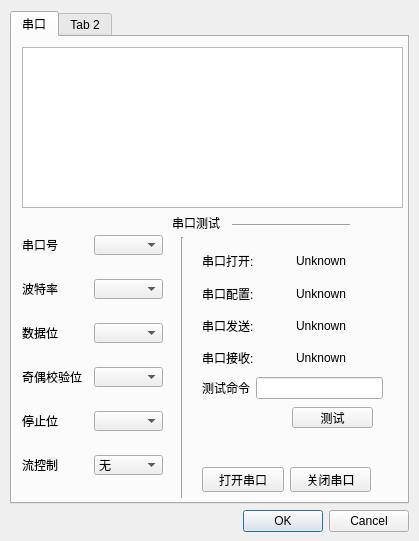
<?xml version="1.0" encoding="UTF-8"?>
<ui version="4.0">
 <class>serial_Dialog</class>
 <widget class="QDialog" name="serial_Dialog">
  <property name="geometry">
   <rect>
    <x>0</x>
    <y>0</y>
    <width>419</width>
    <height>541</height>
   </rect>
  </property>
  <property name="windowTitle">
   <string>Dialog</string>
  </property>
  <widget class="QTabWidget" name="tabWidget">
   <property name="geometry">
    <rect>
     <x>10</x>
     <y>11</y>
     <width>399</width>
     <height>493</height>
    </rect>
   </property>
   <property name="autoFillBackground">
    <bool>false</bool>
   </property>
   <property name="currentIndex">
    <number>0</number>
   </property>
   <widget class="QWidget" name="tabSerial">
    <attribute name="title">
     <string>串口</string>
    </attribute>
    <widget class="QWidget" name="layoutWidget">
     <property name="geometry">
      <rect>
       <x>10</x>
       <y>180</y>
       <width>141</width>
       <height>281</height>
      </rect>
     </property>
     <layout class="QVBoxLayout" name="verticalLayout_2">
      <item>
       <layout class="QHBoxLayout" name="horizontalLayout">
        <item>
         <widget class="QLabel" name="lblPortName">
          <property name="text">
           <string>串口号</string>
          </property>
         </widget>
        </item>
        <item>
         <widget class="QComboBox" name="comboBoxPortName">
          <property name="minimumSize">
           <size>
            <width>69</width>
            <height>20</height>
           </size>
          </property>
          <property name="maximumSize">
           <size>
            <width>69</width>
            <height>20</height>
           </size>
          </property>
         </widget>
        </item>
       </layout>
      </item>
      <item>
       <layout class="QHBoxLayout" name="horizontalLayout_2">
        <item>
         <widget class="QLabel" name="lblBaudRte">
          <property name="text">
           <string>波特率</string>
          </property>
         </widget>
        </item>
        <item>
         <widget class="QComboBox" name="comboBoxBaudRate">
          <property name="minimumSize">
           <size>
            <width>69</width>
            <height>20</height>
           </size>
          </property>
          <property name="maximumSize">
           <size>
            <width>69</width>
            <height>20</height>
           </size>
          </property>
         </widget>
        </item>
       </layout>
      </item>
      <item>
       <layout class="QHBoxLayout" name="horizontalLayout_3">
        <item>
         <widget class="QLabel" name="lblDataBits">
          <property name="text">
           <string>数据位</string>
          </property>
         </widget>
        </item>
        <item>
         <widget class="QComboBox" name="comboBoxDataBits">
          <property name="minimumSize">
           <size>
            <width>69</width>
            <height>20</height>
           </size>
          </property>
          <property name="maximumSize">
           <size>
            <width>69</width>
            <height>20</height>
           </size>
          </property>
         </widget>
        </item>
       </layout>
      </item>
      <item>
       <layout class="QHBoxLayout" name="horizontalLayout_4">
        <item>
         <widget class="QLabel" name="lblParity">
          <property name="text">
           <string>奇偶校验位</string>
          </property>
         </widget>
        </item>
        <item>
         <widget class="QComboBox" name="comboBoxParity">
          <property name="minimumSize">
           <size>
            <width>69</width>
            <height>20</height>
           </size>
          </property>
          <property name="maximumSize">
           <size>
            <width>69</width>
            <height>20</height>
           </size>
          </property>
         </widget>
        </item>
       </layout>
      </item>
      <item>
       <layout class="QHBoxLayout" name="horizontalLayout_5">
        <item>
         <widget class="QLabel" name="lblStopBits">
          <property name="text">
           <string>停止位</string>
          </property>
         </widget>
        </item>
        <item>
         <widget class="QComboBox" name="comboBoxStopBits">
          <property name="minimumSize">
           <size>
            <width>69</width>
            <height>20</height>
           </size>
          </property>
          <property name="maximumSize">
           <size>
            <width>69</width>
            <height>20</height>
           </size>
          </property>
         </widget>
        </item>
       </layout>
      </item>
      <item>
       <layout class="QHBoxLayout" name="horizontalLayout_6">
        <item>
         <widget class="QLabel" name="lblFlowControl">
          <property name="text">
           <string>流控制</string>
          </property>
         </widget>
        </item>
        <item>
         <widget class="QComboBox" name="comboBoxFlowControl">
          <property name="minimumSize">
           <size>
            <width>69</width>
            <height>20</height>
           </size>
          </property>
          <property name="maximumSize">
           <size>
            <width>69</width>
            <height>20</height>
           </size>
          </property>
          <item>
           <property name="text">
            <string>无</string>
           </property>
          </item>
         </widget>
        </item>
       </layout>
      </item>
     </layout>
    </widget>
    <widget class="QPushButton" name="pushButtonTest">
     <property name="geometry">
      <rect>
       <x>280</x>
       <y>370</y>
       <width>81</width>
       <height>21</height>
      </rect>
     </property>
     <property name="text">
      <string>测试</string>
     </property>
    </widget>
    <widget class="Line" name="line">
     <property name="geometry">
      <rect>
       <x>160</x>
       <y>200</y>
       <width>20</width>
       <height>261</height>
      </rect>
     </property>
     <property name="orientation">
      <enum>Qt::Vertical</enum>
     </property>
    </widget>
    <widget class="QLabel" name="label_9">
     <property name="geometry">
      <rect>
       <x>160</x>
       <y>180</y>
       <width>54</width>
       <height>12</height>
      </rect>
     </property>
     <property name="text">
      <string>串口测试</string>
     </property>
    </widget>
    <widget class="Line" name="line_2">
     <property name="geometry">
      <rect>
       <x>220</x>
       <y>180</y>
       <width>118</width>
       <height>16</height>
      </rect>
     </property>
     <property name="orientation">
      <enum>Qt::Horizontal</enum>
     </property>
    </widget>
    <widget class="QTextBrowser" name="textBrowser">
     <property name="geometry">
      <rect>
       <x>10</x>
       <y>10</y>
       <width>381</width>
       <height>161</height>
      </rect>
     </property>
    </widget>
    <widget class="QWidget" name="layoutWidget1">
     <property name="geometry">
      <rect>
       <x>190</x>
       <y>430</y>
       <width>169</width>
       <height>25</height>
      </rect>
     </property>
     <layout class="QHBoxLayout" name="horizontalLayout_11">
      <item>
       <widget class="QPushButton" name="pushButtonOpenPort">
        <property name="text">
         <string>打开串口</string>
        </property>
       </widget>
      </item>
      <item>
       <widget class="QPushButton" name="pushButtonClosePort">
        <property name="text">
         <string>关闭串口</string>
        </property>
       </widget>
      </item>
     </layout>
    </widget>
    <widget class="QWidget" name="layoutWidget2">
     <property name="geometry">
      <rect>
       <x>190</x>
       <y>211</y>
       <width>181</width>
       <height>151</height>
      </rect>
     </property>
     <layout class="QVBoxLayout" name="verticalLayout">
      <item>
       <layout class="QHBoxLayout" name="horizontalLayout_9">
        <item>
         <widget class="QLabel" name="label">
          <property name="text">
           <string>串口打开:</string>
          </property>
         </widget>
        </item>
        <item>
         <widget class="QLabel" name="labelOpen">
          <property name="text">
           <string>Unknown</string>
          </property>
         </widget>
        </item>
       </layout>
      </item>
      <item>
       <layout class="QHBoxLayout" name="horizontalLayout_8">
        <item>
         <widget class="QLabel" name="label_2">
          <property name="text">
           <string>串口配置:</string>
          </property>
         </widget>
        </item>
        <item>
         <widget class="QLabel" name="labelSetting">
          <property name="text">
           <string>Unknown</string>
          </property>
         </widget>
        </item>
       </layout>
      </item>
      <item>
       <layout class="QHBoxLayout" name="horizontalLayout_10">
        <item>
         <widget class="QLabel" name="label_3">
          <property name="text">
           <string>串口发送:</string>
          </property>
         </widget>
        </item>
        <item>
         <widget class="QLabel" name="labelSend">
          <property name="text">
           <string>Unknown</string>
          </property>
         </widget>
        </item>
       </layout>
      </item>
      <item>
       <layout class="QHBoxLayout" name="horizontalLayout_7">
        <item>
         <widget class="QLabel" name="label_4">
          <property name="text">
           <string>串口接收:</string>
          </property>
         </widget>
        </item>
        <item>
         <widget class="QLabel" name="labelReceive">
          <property name="text">
           <string>Unknown</string>
          </property>
         </widget>
        </item>
       </layout>
      </item>
      <item>
       <layout class="QHBoxLayout" name="horizontalLayout_12">
        <item>
         <widget class="QLabel" name="label_5">
          <property name="text">
           <string>测试命令</string>
          </property>
         </widget>
        </item>
        <item>
         <widget class="QLineEdit" name="lineEditTest"/>
        </item>
       </layout>
      </item>
     </layout>
    </widget>
    <zorder>layoutWidget1</zorder>
    <zorder>layoutWidget2</zorder>
    <zorder>layoutWidget</zorder>
    <zorder>pushButtonTest</zorder>
    <zorder>line</zorder>
    <zorder>label_9</zorder>
    <zorder>line_2</zorder>
    <zorder>textBrowser</zorder>
   </widget>
   <widget class="QWidget" name="tab_2">
    <attribute name="title">
     <string>Tab 2</string>
    </attribute>
    <widget class="QTextBrowser" name="textBrowser_2">
     <property name="geometry">
      <rect>
       <x>10</x>
       <y>10</y>
       <width>381</width>
       <height>161</height>
      </rect>
     </property>
    </widget>
   </widget>
  </widget>
  <widget class="QDialogButtonBox" name="buttonBox">
   <property name="geometry">
    <rect>
     <x>10</x>
     <y>510</y>
     <width>399</width>
     <height>23</height>
    </rect>
   </property>
   <property name="orientation">
    <enum>Qt::Horizontal</enum>
   </property>
   <property name="standardButtons">
    <set>QDialogButtonBox::Cancel|QDialogButtonBox::Ok</set>
   </property>
  </widget>
 </widget>
 <resources/>
 <connections/>
</ui>
